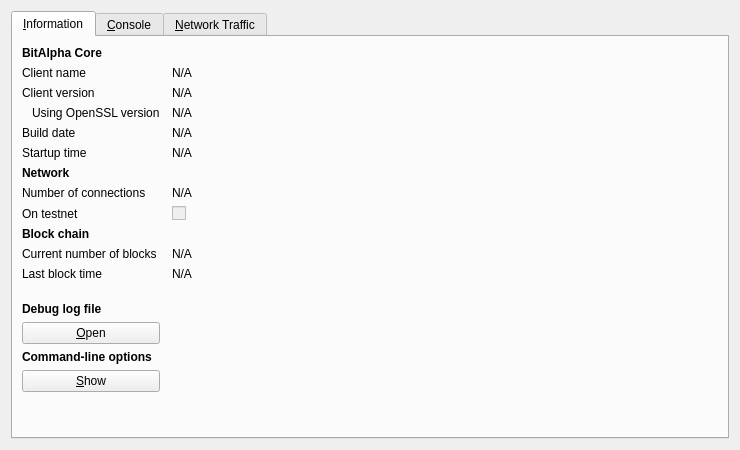
<?xml version="1.0" encoding="UTF-8"?>
<ui version="4.0">
 <class>RPCConsole</class>
 <widget class="QDialog" name="RPCConsole">
  <property name="geometry">
   <rect>
    <x>0</x>
    <y>0</y>
    <width>740</width>
    <height>450</height>
   </rect>
  </property>
  <property name="windowTitle">
   <string>BitAlpha - Debug window</string>
  </property>
  <layout class="QVBoxLayout" name="verticalLayout_2">
   <item>
    <widget class="QTabWidget" name="tabWidget">
     <property name="currentIndex">
      <number>0</number>
     </property>
     <widget class="QWidget" name="tab_info">
      <attribute name="title">
       <string>&amp;Information</string>
      </attribute>
      <layout class="QGridLayout" name="gridLayout" columnstretch="0,1">
       <property name="horizontalSpacing">
        <number>12</number>
       </property>
       <item row="0" column="0">
        <widget class="QLabel" name="label_9">
         <property name="font">
          <font>
           <weight>75</weight>
           <bold>true</bold>
          </font>
         </property>
         <property name="text">
          <string>BitAlpha Core</string>
         </property>
        </widget>
       </item>
       <item row="1" column="0">
        <widget class="QLabel" name="label_5">
         <property name="text">
          <string>Client name</string>
         </property>
        </widget>
       </item>
       <item row="1" column="1">
        <widget class="QLabel" name="clientName">
         <property name="cursor">
          <cursorShape>IBeamCursor</cursorShape>
         </property>
         <property name="text">
          <string>N/A</string>
         </property>
         <property name="textFormat">
          <enum>Qt::PlainText</enum>
         </property>
         <property name="textInteractionFlags">
          <set>Qt::LinksAccessibleByMouse|Qt::TextSelectableByKeyboard|Qt::TextSelectableByMouse</set>
         </property>
        </widget>
       </item>
       <item row="2" column="0">
        <widget class="QLabel" name="label_6">
         <property name="text">
          <string>Client version</string>
         </property>
        </widget>
       </item>
       <item row="2" column="1">
        <widget class="QLabel" name="clientVersion">
         <property name="cursor">
          <cursorShape>IBeamCursor</cursorShape>
         </property>
         <property name="text">
          <string>N/A</string>
         </property>
         <property name="textFormat">
          <enum>Qt::PlainText</enum>
         </property>
         <property name="textInteractionFlags">
          <set>Qt::LinksAccessibleByMouse|Qt::TextSelectableByKeyboard|Qt::TextSelectableByMouse</set>
         </property>
        </widget>
       </item>
       <item row="3" column="0">
        <widget class="QLabel" name="label_14">
         <property name="text">
          <string>Using OpenSSL version</string>
         </property>
         <property name="indent">
          <number>10</number>
         </property>
        </widget>
       </item>
       <item row="3" column="1">
        <widget class="QLabel" name="openSSLVersion">
         <property name="cursor">
          <cursorShape>IBeamCursor</cursorShape>
         </property>
         <property name="text">
          <string>N/A</string>
         </property>
         <property name="textFormat">
          <enum>Qt::PlainText</enum>
         </property>
         <property name="textInteractionFlags">
          <set>Qt::LinksAccessibleByMouse|Qt::TextSelectableByKeyboard|Qt::TextSelectableByMouse</set>
         </property>
        </widget>
       </item>
       <item row="4" column="0">
        <widget class="QLabel" name="label_12">
         <property name="text">
          <string>Build date</string>
         </property>
        </widget>
       </item>
       <item row="4" column="1">
        <widget class="QLabel" name="buildDate">
         <property name="cursor">
          <cursorShape>IBeamCursor</cursorShape>
         </property>
         <property name="text">
          <string>N/A</string>
         </property>
         <property name="textFormat">
          <enum>Qt::PlainText</enum>
         </property>
         <property name="textInteractionFlags">
          <set>Qt::LinksAccessibleByMouse|Qt::TextSelectableByKeyboard|Qt::TextSelectableByMouse</set>
         </property>
        </widget>
       </item>
       <item row="5" column="0">
        <widget class="QLabel" name="label_13">
         <property name="text">
          <string>Startup time</string>
         </property>
        </widget>
       </item>
       <item row="5" column="1">
        <widget class="QLabel" name="startupTime">
         <property name="cursor">
          <cursorShape>IBeamCursor</cursorShape>
         </property>
         <property name="text">
          <string>N/A</string>
         </property>
         <property name="textFormat">
          <enum>Qt::PlainText</enum>
         </property>
         <property name="textInteractionFlags">
          <set>Qt::LinksAccessibleByMouse|Qt::TextSelectableByKeyboard|Qt::TextSelectableByMouse</set>
         </property>
        </widget>
       </item>
       <item row="6" column="0">
        <widget class="QLabel" name="label_11">
         <property name="font">
          <font>
           <weight>75</weight>
           <bold>true</bold>
          </font>
         </property>
         <property name="text">
          <string>Network</string>
         </property>
        </widget>
       </item>
       <item row="7" column="0">
        <widget class="QLabel" name="label_7">
         <property name="text">
          <string>Number of connections</string>
         </property>
        </widget>
       </item>
       <item row="7" column="1">
        <widget class="QLabel" name="numberOfConnections">
         <property name="cursor">
          <cursorShape>IBeamCursor</cursorShape>
         </property>
         <property name="text">
          <string>N/A</string>
         </property>
         <property name="textFormat">
          <enum>Qt::PlainText</enum>
         </property>
         <property name="textInteractionFlags">
          <set>Qt::LinksAccessibleByMouse|Qt::TextSelectableByKeyboard|Qt::TextSelectableByMouse</set>
         </property>
        </widget>
       </item>
       <item row="8" column="0">
        <widget class="QLabel" name="label_8">
         <property name="text">
          <string>On testnet</string>
         </property>
        </widget>
       </item>
       <item row="8" column="1">
        <widget class="QCheckBox" name="isTestNet">
         <property name="enabled">
          <bool>false</bool>
         </property>
         <property name="text">
          <string/>
         </property>
        </widget>
       </item>
       <item row="9" column="0">
        <widget class="QLabel" name="label_10">
         <property name="font">
          <font>
           <weight>75</weight>
           <bold>true</bold>
          </font>
         </property>
         <property name="text">
          <string>Block chain</string>
         </property>
        </widget>
       </item>
       <item row="10" column="0">
        <widget class="QLabel" name="label_3">
         <property name="text">
          <string>Current number of blocks</string>
         </property>
        </widget>
       </item>
       <item row="10" column="1">
        <widget class="QLabel" name="numberOfBlocks">
         <property name="cursor">
          <cursorShape>IBeamCursor</cursorShape>
         </property>
         <property name="text">
          <string>N/A</string>
         </property>
         <property name="textFormat">
          <enum>Qt::PlainText</enum>
         </property>
         <property name="textInteractionFlags">
          <set>Qt::LinksAccessibleByMouse|Qt::TextSelectableByKeyboard|Qt::TextSelectableByMouse</set>
         </property>
        </widget>
       </item>
       <item row="11" column="0">
        <widget class="QLabel" name="label_2">
         <property name="text">
          <string>Last block time</string>
         </property>
        </widget>
       </item>
       <item row="11" column="1">
        <widget class="QLabel" name="lastBlockTime">
         <property name="cursor">
          <cursorShape>IBeamCursor</cursorShape>
         </property>
         <property name="text">
          <string>N/A</string>
         </property>
         <property name="textFormat">
          <enum>Qt::PlainText</enum>
         </property>
         <property name="textInteractionFlags">
          <set>Qt::LinksAccessibleByMouse|Qt::TextSelectableByKeyboard|Qt::TextSelectableByMouse</set>
         </property>
        </widget>
       </item>
       <item row="12" column="0">
        <spacer name="verticalSpacer_2">
         <property name="orientation">
          <enum>Qt::Vertical</enum>
         </property>
         <property name="sizeHint" stdset="0">
          <size>
           <width>20</width>
           <height>20</height>
          </size>
         </property>
        </spacer>
       </item>
       <item row="13" column="0">
        <widget class="QLabel" name="labelDebugLogfile">
         <property name="font">
          <font>
           <weight>75</weight>
           <bold>true</bold>
          </font>
         </property>
         <property name="text">
          <string>Debug log file</string>
         </property>
        </widget>
       </item>
       <item row="14" column="0">
        <widget class="QPushButton" name="openDebugLogfileButton">
         <property name="toolTip">
          <string>Open the BitAlpha debug log file from the current data directory. This can take a few seconds for large log files.</string>
         </property>
         <property name="text">
          <string>&amp;Open</string>
         </property>
         <property name="autoDefault">
          <bool>false</bool>
         </property>
        </widget>
       </item>
       <item row="15" column="0">
        <widget class="QLabel" name="labelCLOptions">
         <property name="font">
          <font>
           <weight>75</weight>
           <bold>true</bold>
          </font>
         </property>
         <property name="text">
          <string>Command-line options</string>
         </property>
        </widget>
       </item>
       <item row="16" column="0">
        <widget class="QPushButton" name="showCLOptionsButton">
         <property name="toolTip">
          <string>Show the BitAlpha-Qt help message to get a list with possible BitAlpha command-line options.</string>
         </property>
         <property name="text">
          <string>&amp;Show</string>
         </property>
         <property name="autoDefault">
          <bool>false</bool>
         </property>
        </widget>
       </item>
       <item row="17" column="0">
        <spacer name="verticalSpacer">
         <property name="orientation">
          <enum>Qt::Vertical</enum>
         </property>
         <property name="sizeHint" stdset="0">
          <size>
           <width>20</width>
           <height>40</height>
          </size>
         </property>
        </spacer>
       </item>
      </layout>
     </widget>
     <widget class="QWidget" name="tab_console">
      <attribute name="title">
       <string>&amp;Console</string>
      </attribute>
      <layout class="QVBoxLayout" name="verticalLayout_3">
       <property name="spacing">
        <number>3</number>
       </property>
       <item>
        <widget class="QTextEdit" name="messagesWidget">
         <property name="minimumSize">
          <size>
           <width>0</width>
           <height>100</height>
          </size>
         </property>
         <property name="readOnly">
          <bool>true</bool>
         </property>
         <property name="tabKeyNavigation" stdset="0">
          <bool>false</bool>
         </property>
         <property name="columnCount" stdset="0">
          <number>2</number>
         </property>
        </widget>
       </item>
       <item>
        <layout class="QHBoxLayout" name="horizontalLayout">
         <property name="spacing">
          <number>3</number>
         </property>
         <item>
          <widget class="QLabel" name="label">
           <property name="text">
            <string notr="true">&gt;</string>
           </property>
          </widget>
         </item>
         <item>
          <widget class="QLineEdit" name="lineEdit"/>
         </item>
         <item>
          <widget class="QPushButton" name="clearButton">
           <property name="maximumSize">
            <size>
             <width>24</width>
             <height>24</height>
            </size>
           </property>
           <property name="toolTip">
            <string>Clear console</string>
           </property>
           <property name="text">
            <string/>
           </property>
           <property name="icon">
            <iconset resource="../bitcoin.qrc">
             <normaloff>:/icons/remove</normaloff>:/icons/remove</iconset>
           </property>
           <property name="shortcut">
            <string notr="true">Ctrl+L</string>
           </property>
           <property name="autoDefault">
            <bool>false</bool>
           </property>
          </widget>
         </item>
        </layout>
       </item>
      </layout>
     </widget>
     <widget class="QWidget" name="tab">
      <attribute name="title">
       <string>&amp;Network Traffic</string>
      </attribute>
      <layout class="QHBoxLayout" name="horizontalLayout_3">
       <item>
        <layout class="QVBoxLayout" name="verticalLayout_4">
         <item>
          <widget class="TrafficGraphWidget" name="trafficGraph" native="true">
           <property name="sizePolicy">
            <sizepolicy hsizetype="Expanding" vsizetype="Expanding">
             <horstretch>0</horstretch>
             <verstretch>0</verstretch>
            </sizepolicy>
           </property>
          </widget>
         </item>
         <item>
          <layout class="QHBoxLayout" name="horizontalLayout_2">
           <item>
            <widget class="QSlider" name="sldGraphRange">
             <property name="minimum">
              <number>1</number>
             </property>
             <property name="maximum">
              <number>288</number>
             </property>
             <property name="pageStep">
              <number>12</number>
             </property>
             <property name="value">
              <number>6</number>
             </property>
             <property name="orientation">
              <enum>Qt::Horizontal</enum>
             </property>
            </widget>
           </item>
           <item>
            <widget class="QLabel" name="lblGraphRange">
             <property name="minimumSize">
              <size>
               <width>100</width>
               <height>0</height>
              </size>
             </property>
             <property name="alignment">
              <set>Qt::AlignCenter</set>
             </property>
            </widget>
           </item>
           <item>
            <widget class="QPushButton" name="btnClearTrafficGraph">
             <property name="text">
              <string>&amp;Clear</string>
             </property>
            </widget>
           </item>
          </layout>
         </item>
        </layout>
       </item>
       <item>
        <layout class="QVBoxLayout" name="verticalLayout">
         <item>
          <widget class="QGroupBox" name="groupBox">
           <property name="title">
            <string>Totals</string>
           </property>
           <layout class="QVBoxLayout" name="verticalLayout_5">
            <item>
             <layout class="QHBoxLayout" name="horizontalLayout_4">
              <item>
               <widget class="Line" name="line">
                <property name="sizePolicy">
                 <sizepolicy hsizetype="Fixed" vsizetype="Fixed">
                  <horstretch>0</horstretch>
                  <verstretch>0</verstretch>
                 </sizepolicy>
                </property>
                <property name="minimumSize">
                 <size>
                  <width>10</width>
                  <height>0</height>
                 </size>
                </property>
                <property name="palette">
                 <palette>
                  <active>
                   <colorrole role="Light">
                    <brush brushstyle="SolidPattern">
                     <color alpha="255">
                      <red>0</red>
                      <green>255</green>
                      <blue>0</blue>
                     </color>
                    </brush>
                   </colorrole>
                  </active>
                  <inactive>
                   <colorrole role="Light">
                    <brush brushstyle="SolidPattern">
                     <color alpha="255">
                      <red>0</red>
                      <green>255</green>
                      <blue>0</blue>
                     </color>
                    </brush>
                   </colorrole>
                  </inactive>
                  <disabled>
                   <colorrole role="Light">
                    <brush brushstyle="SolidPattern">
                     <color alpha="255">
                      <red>0</red>
                      <green>255</green>
                      <blue>0</blue>
                     </color>
                    </brush>
                   </colorrole>
                  </disabled>
                 </palette>
                </property>
                <property name="orientation">
                 <enum>Qt::Horizontal</enum>
                </property>
               </widget>
              </item>
              <item>
               <widget class="QLabel" name="label_16">
                <property name="text">
                 <string>In:</string>
                </property>
               </widget>
              </item>
              <item>
               <widget class="QLabel" name="lblBytesIn">
                <property name="minimumSize">
                 <size>
                  <width>50</width>
                  <height>0</height>
                 </size>
                </property>
                <property name="alignment">
                 <set>Qt::AlignRight|Qt::AlignTrailing|Qt::AlignVCenter</set>
                </property>
               </widget>
              </item>
             </layout>
            </item>
            <item>
             <layout class="QHBoxLayout" name="horizontalLayout_5">
              <item>
               <widget class="Line" name="line_2">
                <property name="sizePolicy">
                 <sizepolicy hsizetype="Fixed" vsizetype="Fixed">
                  <horstretch>0</horstretch>
                  <verstretch>0</verstretch>
                 </sizepolicy>
                </property>
                <property name="minimumSize">
                 <size>
                  <width>10</width>
                  <height>0</height>
                 </size>
                </property>
                <property name="palette">
                 <palette>
                  <active>
                   <colorrole role="Light">
                    <brush brushstyle="SolidPattern">
                     <color alpha="255">
                      <red>255</red>
                      <green>0</green>
                      <blue>0</blue>
                     </color>
                    </brush>
                   </colorrole>
                  </active>
                  <inactive>
                   <colorrole role="Light">
                    <brush brushstyle="SolidPattern">
                     <color alpha="255">
                      <red>255</red>
                      <green>0</green>
                      <blue>0</blue>
                     </color>
                    </brush>
                   </colorrole>
                  </inactive>
                  <disabled>
                   <colorrole role="Light">
                    <brush brushstyle="SolidPattern">
                     <color alpha="255">
                      <red>255</red>
                      <green>0</green>
                      <blue>0</blue>
                     </color>
                    </brush>
                   </colorrole>
                  </disabled>
                 </palette>
                </property>
                <property name="orientation">
                 <enum>Qt::Horizontal</enum>
                </property>
               </widget>
              </item>
              <item>
               <widget class="QLabel" name="label_17">
                <property name="text">
                 <string>Out:</string>
                </property>
               </widget>
              </item>
              <item>
               <widget class="QLabel" name="lblBytesOut">
                <property name="minimumSize">
                 <size>
                  <width>50</width>
                  <height>0</height>
                 </size>
                </property>
                <property name="alignment">
                 <set>Qt::AlignRight|Qt::AlignTrailing|Qt::AlignVCenter</set>
                </property>
               </widget>
              </item>
             </layout>
            </item>
            <item>
             <spacer name="verticalSpacer_4">
              <property name="orientation">
               <enum>Qt::Vertical</enum>
              </property>
              <property name="sizeHint" stdset="0">
               <size>
                <width>20</width>
                <height>407</height>
               </size>
              </property>
             </spacer>
            </item>
           </layout>
          </widget>
         </item>
        </layout>
       </item>
      </layout>
     </widget>
    </widget>
   </item>
  </layout>
 </widget>
 <customwidgets>
  <customwidget>
   <class>TrafficGraphWidget</class>
   <extends>QWidget</extends>
   <header>trafficgraphwidget.h</header>
   <container>1</container>
   <slots>
    <slot>clear()</slot>
   </slots>
  </customwidget>
 </customwidgets>
 <resources>
  <include location="../bitcoin.qrc"/>
 </resources>
 <connections/>
</ui>
